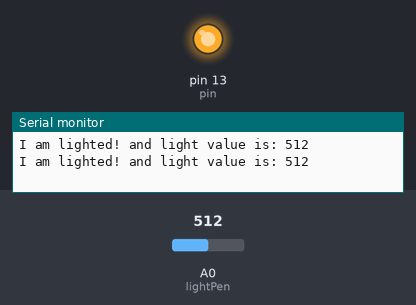
This sketch was run on a simulated Arduino Uno, built with avr-gcc and run on an emulated ATmega328P. Shown: output pins drawn as LEDs (lit = HIGH), the last lines printed to the serial monitor. Inputs (shaded band) come from the test bench; at power-on: A0 (lightPen) = 512.

Above: at 1.8 s.
1.9 s: A0 (lightPen) set to 407
3.4 s: A0 (lightPen) set to 388
At 5.2 s:
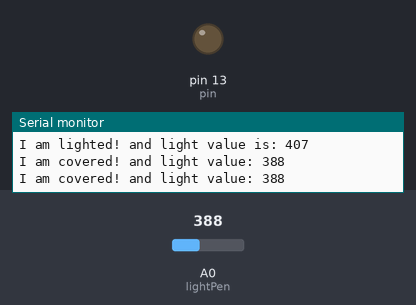
5.5 s: A0 (lightPen) set to 410
At 7.0 s:
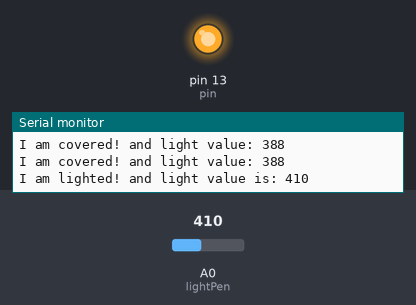
7.5 s: A0 (lightPen) set to 390
At 8.6 s:
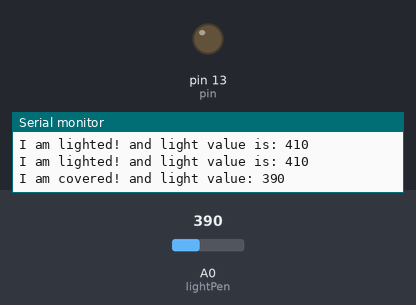
Timing chart, 0 to 10.5 s (numbered marks = the images above; inputs shaded):
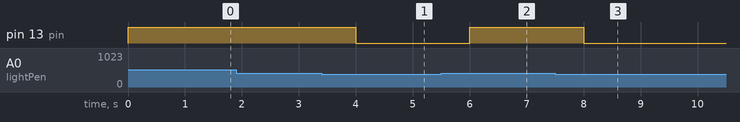

Measured:
- the behaviour switches between 400 and 399 on A0 (lightPen) (found by bisection; images 0 and 1)
- after the input at 3.4 s, pin 13 (pin): HIGH → LOW after 0.60 s
- after the input at 5.5 s, pin 13 (pin): LOW → HIGH after 0.50 s
- after the input at 7.5 s, pin 13 (pin): HIGH → LOW after 0.51 s

The sketch:

photo_resistor.ino
```cpp
int lightPen = A0;
int lightVal;
int dv = 1000;
int pin = 13;
void setup() {
  // put your setup code here, to run once:
pinMode(lightPen,INPUT);
pinMode(pin, OUTPUT);
Serial.begin(9600);
}

void loop() {
  // put your main code here, to run repeatedly:
lightVal = analogRead(lightPen);
if(lightVal >= 400){
  Serial.print("I am lighted! and light value is: ");
  Serial.println(lightVal);
  digitalWrite(pin,HIGH);
}
else {
  Serial.print("I am covered! and light value: ");
  Serial.println(lightVal);
  digitalWrite(pin,LOW);
}
delay(dv);
}
```
